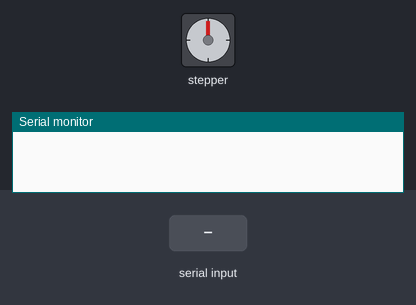
The sketch below on a simulated Arduino Uno, built with avr-gcc and run on an emulated ATmega328P. Parts: stepper motor, the last lines printed to the serial monitor. The inputs (shaded band) are chosen by the test bench. Stepper angles assume 2048 steps per turn.

Above: at 1.2 s.
1.3 s: "30,150\n" received over Serial
At 1.75 s:
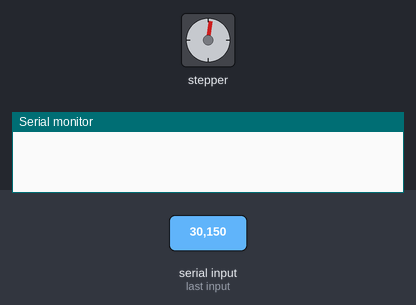
At 2.43 s:
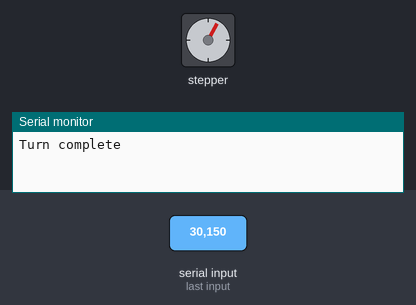
7.3 s: "90,45\n" received over Serial
At 7.46 s:
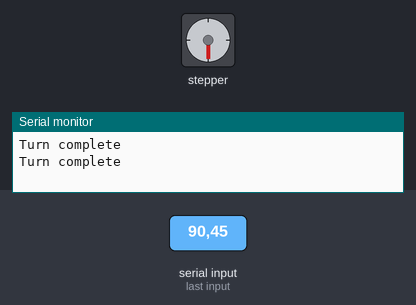
10.3 s: "90\n" received over Serial
Timing chart, 0 to 16.4 s (numbered marks = the images above; inputs shaded):
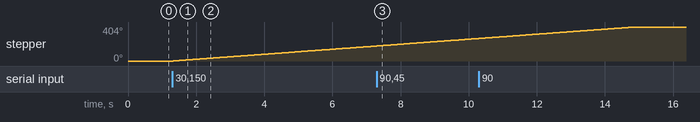

Measured:
- after the input at 1.3 s, stepper: keeps turning clockwise at about 30°/s, starting at once
- after the input at 7.3 s, stepper: keeps turning clockwise at about 30°/s, starting at once

The sketch:

sketch_may23a.ino
```cpp
#include <Stepper.h>
#include <math.h>
#include <stdlib.h>

#define STEPS 2048

Stepper stepper(STEPS, 8, 10, 9, 11);

void setup() {

  Serial.begin(9600);

}

void loop() {

  if (Serial.available() > 0) {
    int degres = Serial.parseInt();
    float dtosteps = 2048.0/360.0;
    int turnBy = dtosteps*degres;
    stepper.setSpeed(5);
    stepper.step(turnBy);

    Serial.println("Turn complete");
  }

}
```
